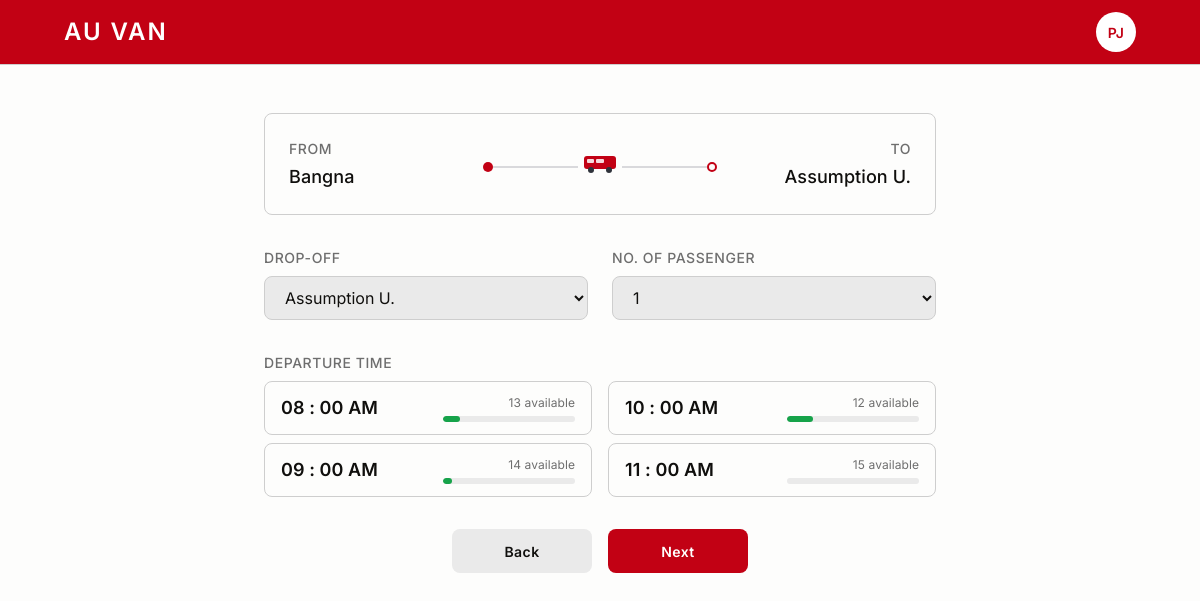
The app's page /trip-times.php?route=1 (signed in) with its own data.
### tables this page shows
CREATE TABLE trips (
    id          INT UNSIGNED NOT NULL AUTO_INCREMENT,
    route_id    INT UNSIGNED NOT NULL,
    van_id      INT UNSIGNED NOT NULL,
    driver_id   INT UNSIGNED NULL,                 
    trip_date   DATE         NOT NULL,
    depart_time TIME         NOT NULL,
    created_at  TIMESTAMP    NOT NULL DEFAULT CURRENT_TIMESTAMP,
    PRIMARY KEY (id),
    KEY idx_trips_when   (trip_date, depart_time), 
    KEY idx_trips_driver (driver_id),
    CONSTRAINT fk_trips_route  FOREIGN KEY (route_id)  REFERENCES routes (id) ON DELETE RESTRICT,
    CONSTRAINT fk_trips_van    FOREIGN KEY (van_id)    REFERENCES vans   (id) ON DELETE RESTRICT,
    CONSTRAINT fk_trips_driver FOREIGN KEY (driver_id) REFERENCES users  (id) ON DELETE SET NULL
);

### includes/db.php (called while the page is built, shortened)
<?php
function db(): mysqli
{
    static $conn = null;
    if ($conn instanceof mysqli) {
        return $conn;
    }
    $conn = new mysqli(DB_HOST, DB_USER, DB_PASS, DB_NAME, DB_PORT);
    $conn->set_charset('utf8mb4');
    return $conn;
}

### includes/routes.php (called while the page is built, shortened)
<?php
require_once __DIR__ . '/db.php';
function get_routes(): array
{
    $sql = "
        SELECT
            r.id,
            r.name,
            r.fare,
            (SELECT s.name FROM route_stops rs JOIN stops s ON s.id = rs.stop_id
               WHERE rs.route_id = r.id ORDER BY rs.seq ASC  LIMIT 1) AS `from`,
            (SELECT s.name FROM route_stops rs JOIN stops s ON s.id = rs.stop_id
               WHERE rs.route_id = r.id ORDER BY rs.seq DESC LIMIT 1) AS `to`
        FROM routes r
        ORDER BY r.id
    ";
    $routes = [];
    $result = db()->query($sql);
    while ($row = $result->fetch_assoc()) {
        $routes[(int) $row['id']] = [
            'name' => $row['name'],
            'from' => $row['from'],
            'to'   => $row['to'],
            'fare' => (int) $row['fare'],
        ];
    }
    return $routes;
}
function find_route(int $id): ?array
{
    return get_routes()[$id] ?? null;
}
function get_dropoffs(?int $routeId = null): array
{
    $out = [];
    $stmt = db()->prepare("
        SELECT s.id, s.name
        FROM route_stops rs
        JOIN stops s ON s.id = rs.stop_id
        WHERE rs.route_id = ? AND rs.seq > 1
        ORDER BY rs.seq
    ");
    $stmt->bind_param('i', $routeId);
    $stmt->execute();
    $result = $stmt->get_result();
    while ($row = $result->fetch_assoc()) {
        $out[(int) $row['id']] = $row['name'];
    }
    return $out;
}

### includes/today.php (called while the page is built, shortened)
<?php
function today_iso(): string
{
    return '2026-05-10';
}

### includes/schedule.php (called while the page is built, shortened)
<?php
require_once __DIR__ . '/db.php';
require_once __DIR__ . '/today.php';
function get_slots(?int $routeId = null): array
{
    $today = today_iso();
    $base = "
        SELECT
            t.id,
            DATE_FORMAT(t.depart_time, '%h : %i %p') AS time,
            v.seats AS capacity,
            v.seats - COALESCE(
                (SELECT SUM(b.seats) FROM bookings b WHERE b.trip_id = t.id), 0
            ) AS available
        FROM trips t
        JOIN vans v ON v.id = t.van_id
        WHERE t.trip_date = ?
    ";
    if ($routeId !== null) {
        $stmt = db()->prepare($base . " AND t.route_id = ? ORDER BY t.depart_time");
        $stmt->bind_param('si', $today, $routeId);
    } else {
        $stmt = db()->prepare($base . " ORDER BY t.depart_time");
        $stmt->bind_param('s', $today);
    }
    $stmt->execute();
    $result = $stmt->get_result();
    $slots = [];
    while ($row = $result->fetch_assoc()) {
        $slots[(int) $row['id']] = [
            'time'      => $row['time'],
            'capacity'  => (int) $row['capacity'],
            'available' => (int) $row['available'],
        ];
    }
    return $slots;
}

### public/trip-times.php (the view, shortened to what this page needs)
<?php
  require_once '../includes/routes.php';
  require_once '../includes/schedule.php';
  $routeId = isset($_GET['route']) ? (int) $_GET['route'] : 0;
  $route   = find_route($routeId);
  $slots    = get_slots($routeId);
  $dropoffs = get_dropoffs($routeId);
  $rows = (int) ceil(count($slots) / 2);
  include '../includes/header.php';
?>
  <main class="page">
    <div class="container">
      <form class="trip-form" action="booking-confirm.php" method="POST">
        <div class="trip-route">
          <div class="trip-endpoint">
            <span class="trip-endpoint-label">FROM</span>
            <span class="trip-endpoint-value"><?= htmlspecialchars($route['from']) ?></span>
          </div>
          <div class="journeyline">
          </div>
          <div class="trip-endpoint">
            <span class="trip-endpoint-label">TO</span>
            <span class="trip-endpoint-value"><?= htmlspecialchars($route['to']) ?></span>
          </div>
        </div>
        <div class="trip-options">
          <div class="field">
            <label class="field-label" for="dropoff">DROP-OFF</label>
            <select class="input" name="dropoff" id="dropoff">
              <?php foreach ($dropoffs as $value => $label): ?>
                <option value="<?= htmlspecialchars($value) ?>"><?= htmlspecialchars($label) ?></option>
              <?php endforeach; ?>
            </select>
          </div>
          <div class="field">
            <label class="field-label" for="numPassenger">NO. OF PASSENGER</label>
            <select class="input" name="numPassenger" id="numPassenger">
              <option value="1">1</option>
            </select>
          </div>
        </div>
        <div class="field">
          <span class="field-label">DEPARTURE TIME</span>
          <div class="depart-list" style="--rows: <?= $rows ?>">
            <?php foreach ($slots as $slotId => $slot):
              $available = max(0, min($slot['available'], $slot['capacity']));
              $booked    = $slot['capacity'] - $available;
              $percent   = $slot['capacity'] > 0 ? round($booked / $slot['capacity'] * 100) : 100;
              $isFull    = $available <= 0;
              $level     = $percent >= 75 ? 'is-low' : ($percent >= 40 ? 'is-med' : 'is-high');
            ?>
              <label class="depart-card <?= $isFull ? 'is-full' : '' ?>">
                <span class="depart-time"><?= htmlspecialchars($slot['time']) ?></span>
                <span class="depart-availability">
                  <?php if ($isFull): ?>
                    <span class="seats-label is-full">FULL</span>
                  <?php else: ?>
                    <span class="seats-label"><?= (int) $available ?> available</span>
                  <?php endif; ?>
                  <span class="seats-bar">
                    <span class="seats-bar-fill <?= $level ?>" style="width: <?= $percent ?>%;"></span>
                  </span>
                </span>
              </label>
            <?php endforeach; ?>
          </div>
        </div>
        <div class="btn-row">
          <a href="trips.php" class="btn btn-secondary">Back</a>
          <button type="submit" class="btn btn-primary">Next</button>
        </div>
      </form>
    </div>
  </main>
<?php include '../includes/footer.php'; ?>

### records on screen
trips: time "08 : 00 AM", available "13"
trips: time "09 : 00 AM", available "14", $percent 7 (drawn)
trips: time "10 : 00 AM", available "12", $percent 20 (drawn)
trips: time "11 : 00 AM", available "15"

### other values on screen
$initials "PJ"
$route['from'] "Bangna"
$route['to'] "Assumption U."
form field dropoff "Assumption U."
